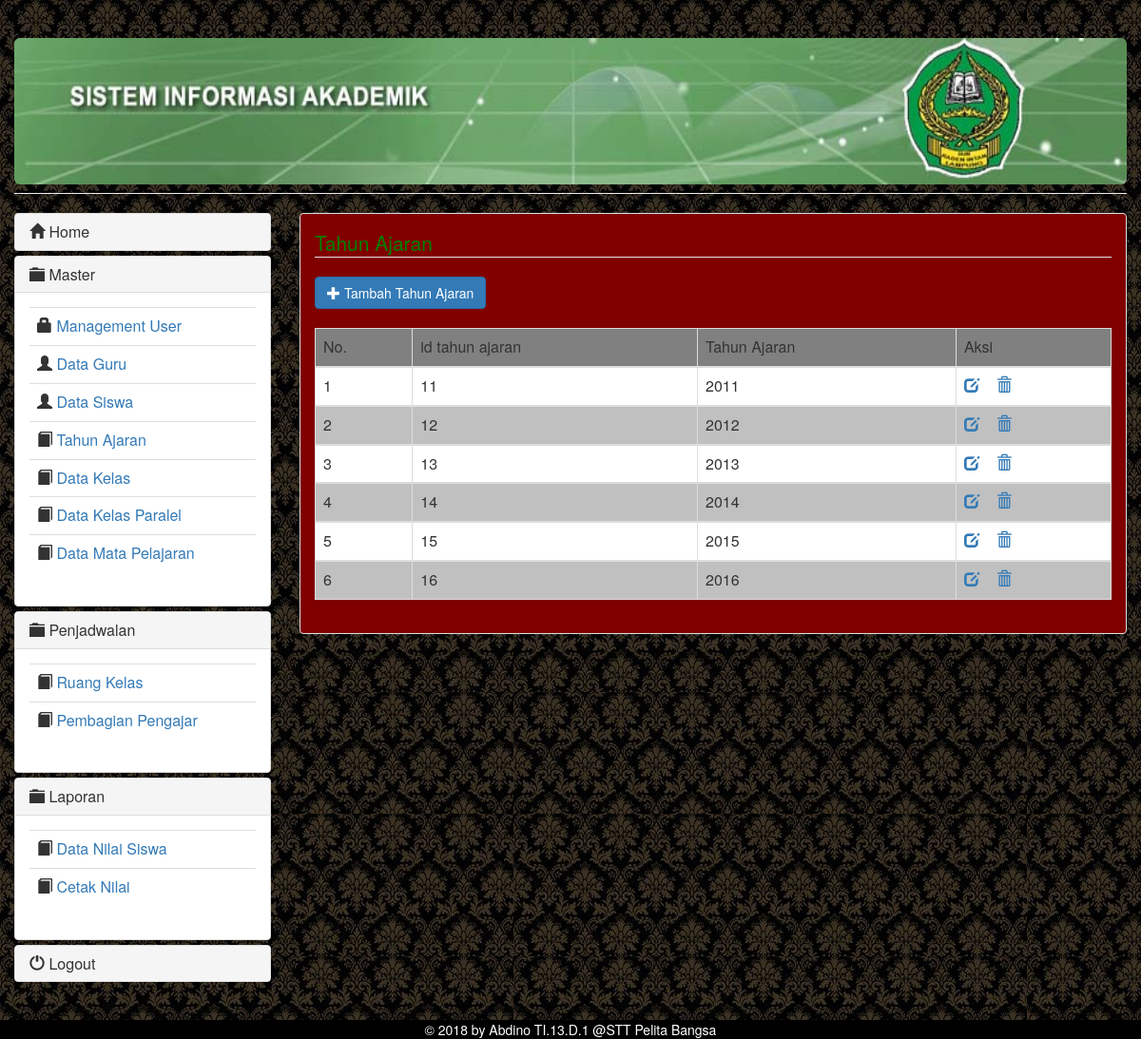
Before: /admin/index.php?module=tahun-ajaran (signed in) with the older database file.
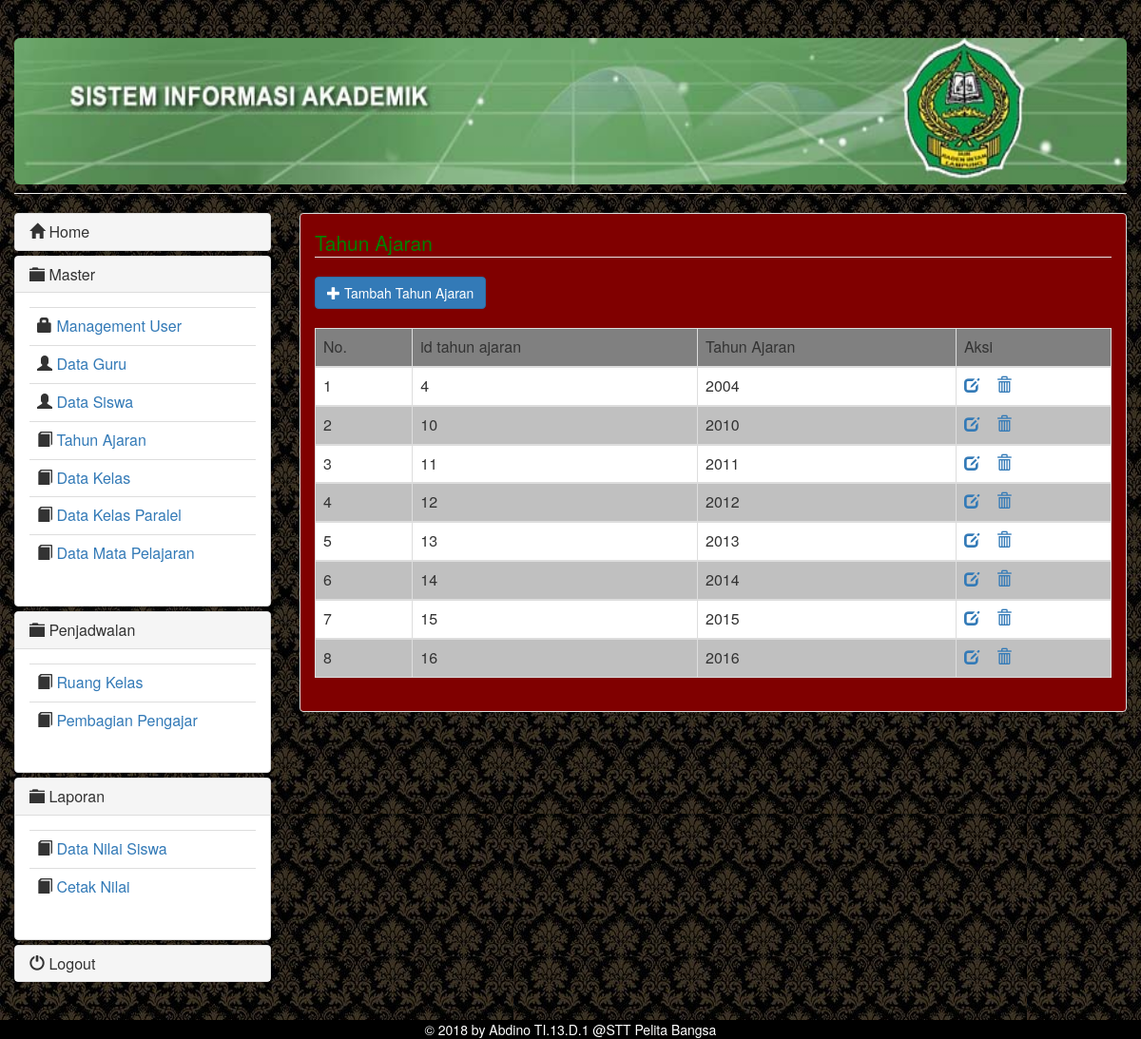
After: the same page with the newer database file.
### tables this page shows
CREATE TABLE IF NOT EXISTS `tbl_th_ajaran` (
  `id_th_ajaran` int(5) NOT NULL,
  `tahun_ajaran` varchar(5) NOT NULL
);

### admin/modul/mod_tahun_ajaran/tahun_ajaran.php (the view, shortened to what this page needs)
<?php
$aksi = "modul/mod_tahun_ajaran/aksi_tahun_ajaran.php";
$act = (isset($_GET['act']))? $_GET['act'] : "main";
switch($act) {
	default :
?>
		<legend><font color="green">Tahun Ajaran</font></legend>
		<a href='?module=tahun-ajaran&act=tambah_tahun_ajaran' class="btn btn-primary">
			<i class="glyphicon glyphicon-plus"></i> Tambah Tahun Ajaran</a>
		<div>&nbsp;</div>
		<div class="table-responsive">
			<table class="table table-bordered" width="70px" >
				<thead style="background-color:grey">
					<tr>
						<td>No.</td>
						<td>id tahun ajaran</td>
						<td>Tahun Ajaran</td>
						<td>Aksi</td>
					</tr>
				</thead>
		<?php
			$tampil = mysql_query("SELECT * FROM tbl_th_ajaran");
			$no = 1;
			while ($data = mysql_fetch_array($tampil)){
				if($no%2 == 1)
					$warna="white";
				else
					$warna="silver";
				echo "
				<tbody style=\"background-color:$warna\">
					<tr>
						<td>$no</td>
						<td>$data[id_th_ajaran]</td>
						<td>$data[tahun_ajaran]</td>
						<td>
							<a href='?module=tahun-ajaran&act=edit_tahun_ajaran&id_thn=$data[id_th_ajaran]' class=\"edit\">
								<i class=\"glyphicon glyphicon-edit\" alt=\"edit\"></i></a> &nbsp;&nbsp;
							<a href='$aksi?module=tahun-ajaran&act=hapus&id_thn=$data[id_th_ajaran]' class=\"hapus\">
								<i class=\"glyphicon glyphicon-trash\"></i></a>
						</td>
					</tr>
				</body>
				";
				$no++;
			}
		?>
	<?php
	break;
	?>
<?php
}
?>

Changed rows visible on the page:
added tbl_th_ajaran: id_th_ajaran "4", tahun_ajaran "2004"
added tbl_th_ajaran: id_th_ajaran "10", tahun_ajaran "2010"
